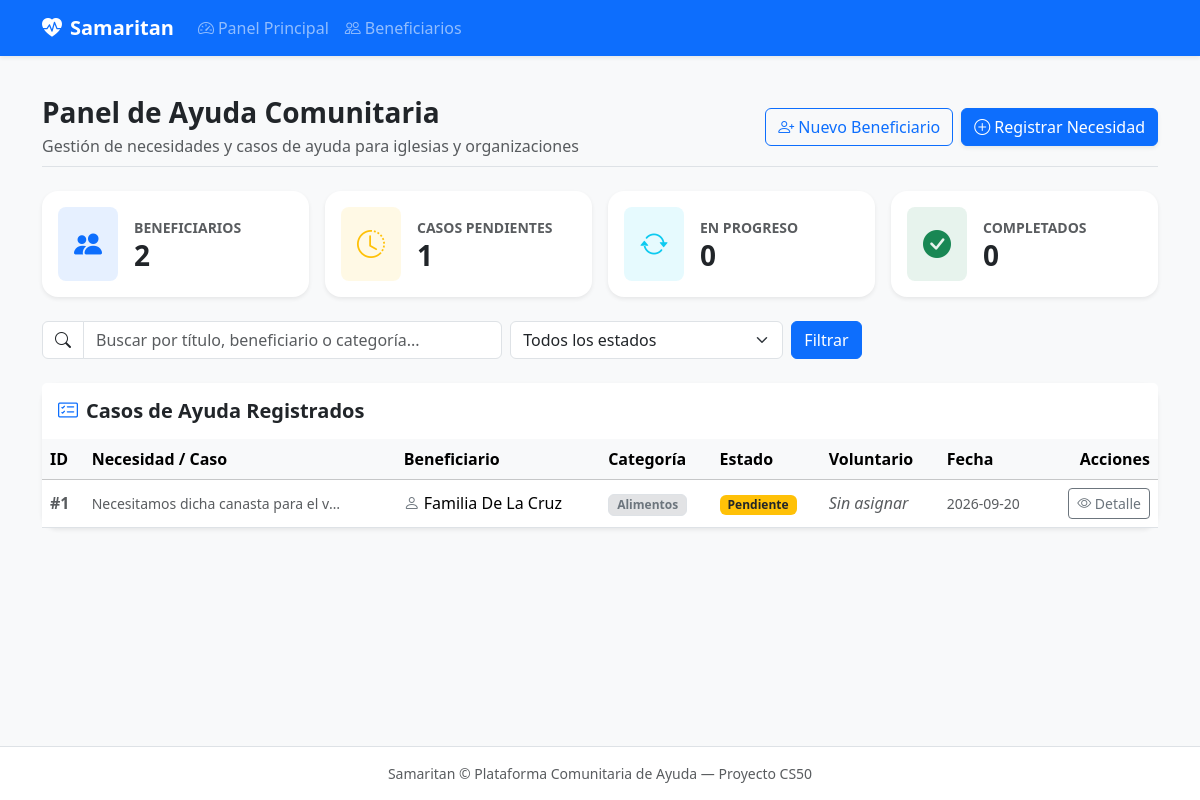
Before: / with the older database file.
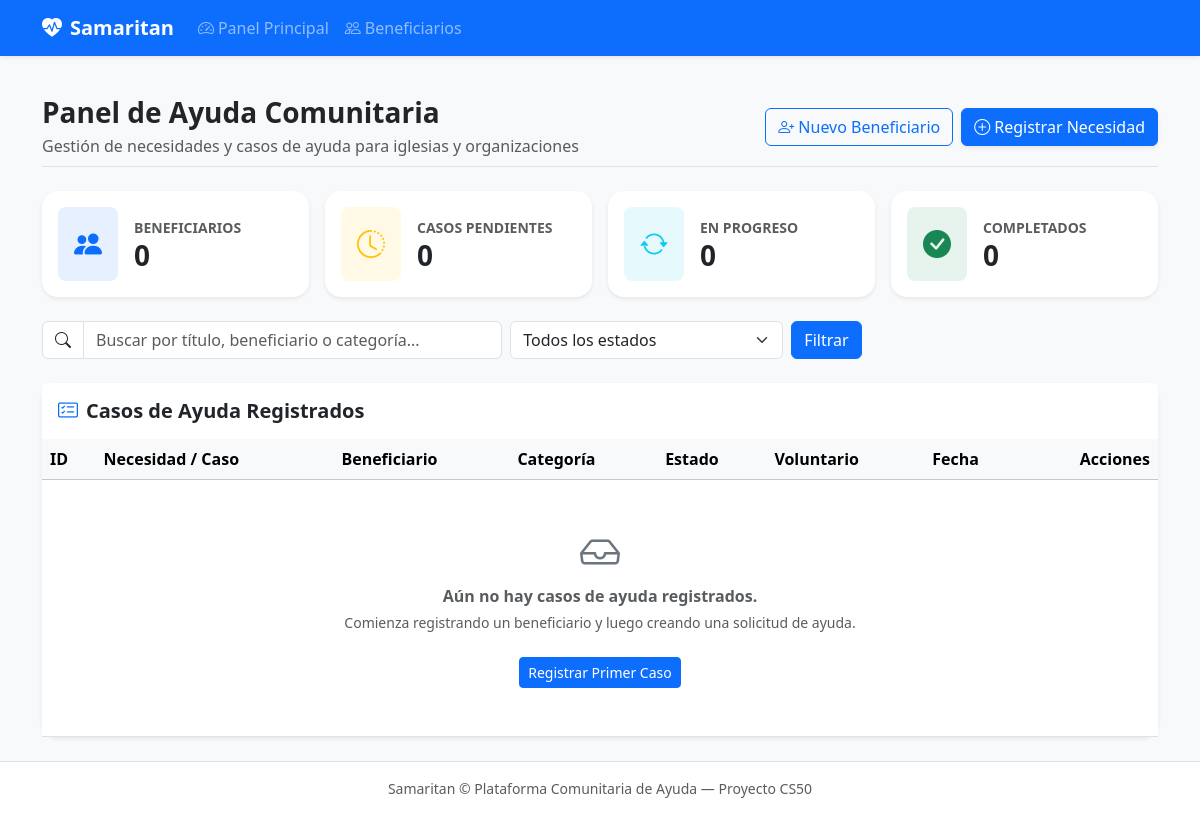
After: the same page with the newer database file.
### tables this page shows
CREATE TABLE cases (
    id INTEGER PRIMARY KEY AUTOINCREMENT,
    beneficiary_id INTEGER NOT NULL,
    case_type TEXT NOT NULL,
    category TEXT NOT NULL,
    status TEXT NOT NULL DEFAULT 'pending',
    volunteer_id INTEGER,
    description TEXT,
    created_at TIMESTAMP DEFAULT CURRENT_TIMESTAMP,
    FOREIGN KEY (beneficiary_id) REFERENCES beneficiaries(id) ON DELETE CASCADE,
    FOREIGN KEY (volunteer_id) REFERENCES users (id) ON DELETE SET NULL
);

CREATE TABLE beneficiaries (
    id INTEGER PRIMARY KEY AUTOINCREMENT,
    name TEXT NOT NULL,
    phone TEXT,
    location TEXT,
    household_size INTEGER DEFAULT 1,
    notes TEXT,
    created_at TIMESTAMP DEFAULT CURRENT_TIMESTAMP
);

### app.py (the view)
@app.route("/")
def index():
  with get_db() as conn:
    total_beneficiaries = conn.execute("SELECT COUNT(*) FROM beneficiaries").fetchone()[0]
    total_cases = conn.execute("SELECT COUNT(*) FROM cases").fetchone()[0]
    pending_cases = conn.execute("SELECT COUNT(*) FROM cases WHERE status = 'pending'").fetchone()[0]
    in_progress_cases = conn.execute("SELECT COUNT(*) FROM cases WHERE status = 'in_progress'").fetchone()[0]
    completed_cases = conn.execute("SELECT COUNT(*) FROM cases WHERE status = 'complete'").fetchone()[0]
    status_filter = request.args.get("status")
    search_query = request.args.get("q")
    base_query ="""
      SELECT c.id, c.case_type, c.category, c.description, c.status, c.created_at,
      b.name AS beneficiary_name
      FROM cases c
      JOIN beneficiaries b ON c.beneficiary_id = b.id
    """
    where_clauses = []
    params = []
    if status_filter:
      where_clauses.append("c.status = ?")
      params.append(status_filter)
    if search_query:
      where_clauses.append("(c.description LIKE ? OR b.name LIKE ?)")
      params.extend([f"%{search_query}%", f"%{search_query}%"])
    if where_clauses:
      base_query += " WHERE " + " AND ".join(where_clauses)
    base_query += " ORDER BY c.created_at DESC;"
    with get_db() as conn:
      cases = conn.execute(base_query, params).fetchall()
  return render_template(
    "index.html",
    total_beneficiaries=total_beneficiaries,
    total_cases=total_cases,
    pending_cases=pending_cases,
    in_progress_cases=in_progress_cases,
    completed_cases=completed_cases,
    cases=cases
  )

### app.py (called while the page is built)
@app.after_request
def after_request(response):
    response.headers["Cache-Control"] = "no-cache, no-store, must-revalidate"
    response.headers["Expires"] = 0
    response.headers["Pragma"] = "no-cache"
    return response

### db.py (called while the page is built)
def get_db():
  if "db" not in g:
    g.db = sqlite3.connect(
      current_app.config["DATABASE"],
      detect_types=sqlite3.PARSE_DECLTYPES
    )
    g.db.row_factory = sqlite3.Row
  return g.db

### templates/index.html (shortened to what the changed rows need)
{% extends "layout.html" %}
{% block main %}
<div class="d-flex flex-column flex-md-row justify-content-between align-items-md-center mb-4 pb-2 border-bottom">
    <div>
        <h1 class="h3 fw-bold mb-1">Panel de Ayuda Comunitaria</h1>
    </div>
</div>
<div class="row g-3 mb-4">
    <div class="col-12 col-sm-6 col-lg-3">
        <div class="card border-0 shadow-sm rounded-4 h-100 bg-white">
            <div class="card-body p-3 d-flex align-items-center">
                <div>
                    <span class="text-muted small fw-semibold text-uppercase">Beneficiarios</span>
                    <h3 class="fw-bold mb-0">{{ total_beneficiaries }}</h3>
                </div>
            </div>
        </div>
    </div>
    <div class="col-12 col-sm-6 col-lg-3">
        <div class="card border-0 shadow-sm rounded-4 h-100 bg-white">
            <div class="card-body p-3 d-flex align-items-center">
                <div>
                    <span class="text-muted small fw-semibold text-uppercase">Casos Pendientes</span>
                    <h3 class="fw-bold mb-0">{{ pending_cases }}</h3>
                </div>
            </div>
        </div>
    </div>
</div>
<div class="card border-0 shadow-sm rounded-4">
    <div class="table-responsive">
        <table class="table table-hover align-middle mb-0">
            <thead class="table-light">
                <tr>
                    <th scope="col">ID</th>
                    <th scope="col">Necesidad / Caso</th>
                    <th scope="col">Beneficiario</th>
                    <th scope="col">Categoría</th>
                    <th scope="col">Estado</th>
                    <th scope="col">Voluntario</th>
                    <th scope="col">Fecha</th>
                    <th scope="col" class="text-end">Acciones</th>
                </tr>
            </thead>
            <tbody>
                {% if cases %}
                    {% for case in cases %}
                        <tr>
                            <td class="text-muted fw-semibold">#{{ case.id }}</td>
                            <td>
                                {% if case.description %}
                                    <p class="small text-muted mb-0 text-truncate" style="max-width: 250px;">{{ case.description }}</p>
                                {% endif %}
                            </td>
                            <td>
                                <i class="bi bi-person me-1 text-secondary"></i>{{ case.beneficiary_name }}
                            </td>
                            <td>
                                <span class="badge bg-secondary-subtle text-secondary border px-2 py-1">
                                    {{ case.category }}
                                </span>
                            </td>
                            <td>
                                {% if case.status == 'pending' %}
                                    <span class="badge bg-warning text-dark px-2 py-1">Pendiente</span>
                                {% elif case.status == 'in_progress' %}
                                    <span class="badge bg-info text-dark px-2 py-1">En progreso</span>
                                {% else %}
                                    <span class="badge bg-success px-2 py-1">Completado</span>
                                {% endif %}
                            </td>
                            <td>
                                {{ case.volunteer_name if case.volunteer_name else '<span class="text-muted fst-italic">Sin asignar</span>' | safe }}
                            </td>
                            <td class="small text-muted">{{ case.created_at.strftime('%Y-%m-%d') }}</td>
                            <td class="text-end">
                                <a href="/cases/{{ case.id }}" class="btn btn-outline-secondary btn-sm">
                                    <i class="bi bi-eye"></i> Detalle
                                </a>
                            </td>
                        </tr>
                    {% endfor %}
                {% else %}
                    <tr>
                        <td colspan="8" class="text-center py-5 text-muted">
                            <i class="bi bi-inbox display-6 d-block mb-2 text-secondary"></i>
                            <p class="mb-1 fw-semibold">Aún no hay casos de ayuda registrados.</p>
                            <p class="small">Comienza registrando un beneficiario y luego creando una solicitud de ayuda.</p>
                            <a href="/cases/new" class="btn btn-primary btn-sm mt-2">Registrar Primer Caso</a>
                        </td>
                    </tr>
                {% endif %}
            </tbody>
        </table>
    </div>
</div>
{% endblock %}

Changed rows visible on the page:
removed cases: id "1", description "Necesitamos dicha canasta para el v…", beneficiary_name "Familia De La Cruz", category "Alimentos", status "Pendiente", volunteer_name "Sin asignar", created_at "2026-09-20"
Other visible differences:
{{ total_beneficiaries }}: "2" → "0"
{{ pending_cases }}: "1" → "0"
text now shown: "Aún no hay casos de ayuda registrados. Comienza registrando un beneficiario y luego creando una solicitud de ayuda. Registrar Primer Caso"
